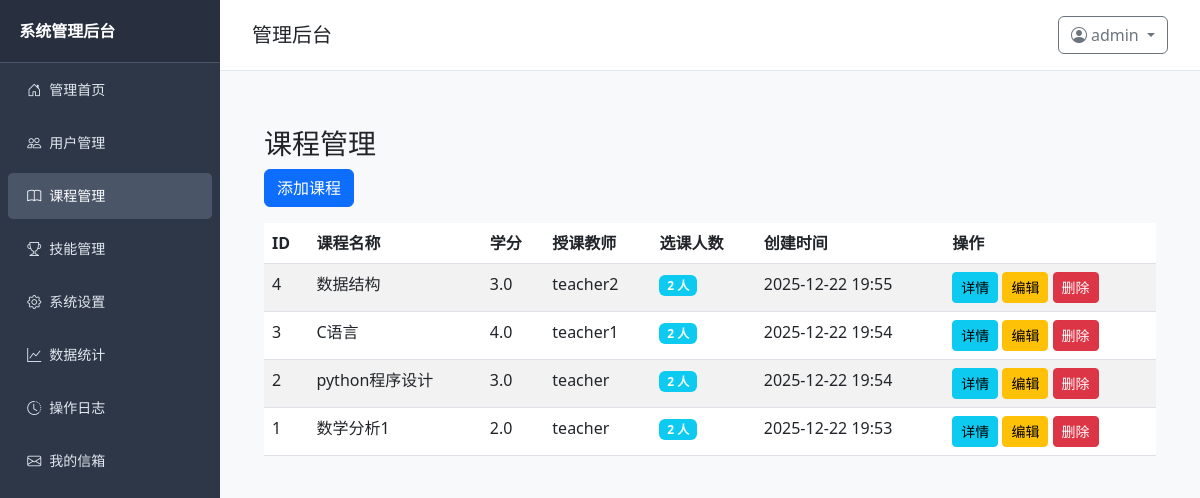
Page /admin/course_manage (signed in) on the committed database.
### models.py (models this page shows, shortened)
class User(UserMixin, db.Model):
    __tablename__ = 'user'
    id = db.Column(db.Integer, primary_key=True)
    username = db.Column(db.String(50), unique=True, nullable=False)
    role = db.Column(db.SmallInteger, default=0)  # 0=学生, 1=教师, 2=管理员
    create_time = db.Column(db.DateTime, default=datetime.now)
    password_hash = db.Column(db.String(128))
    teacher_info = db.relationship('Teacher', backref='user', uselist=False, lazy=True, cascade="all, delete-orphan")

class Course(db.Model):
    __tablename__ = 'course'
    id = db.Column(db.Integer, primary_key=True)
    name = db.Column(db.String(50), nullable=False)
    credit = db.Column(db.Float, nullable=False)
    description = db.Column(db.Text, nullable=True)
    teacher_id = db.Column(db.Integer, db.ForeignKey('user.id'))
    create_time = db.Column(db.DateTime, default=datetime.now)
    teacher = db.relationship('User', backref=db.backref('taught_courses', lazy=True), foreign_keys=[teacher_id])
    @property
    def students(self):
        return [e.student for e in self.enrollments]

### routes/admin.py (the view)
@admin_bp.route('/course_manage')
@login_required
def course_manage():
    if current_user.role != 2:
        flash('无管理员权限！', 'danger')
        return redirect(url_for('auth.dashboard'))
    courses = Course.query.order_by(Course.create_time.desc()).all()
    for course in courses:
        course.student_count = 0
        course.teacher_name = "未分配"
        if hasattr(course, 'students'):
            student_list = course.students.all() if hasattr(course.students, 'all') else course.students
            course.student_count = len(student_list)
        if hasattr(course, 'teacher') and course.teacher:
            course.teacher_name = course.teacher.username
    return render_template('admin/course_manage.html', courses=courses)

### app.py (called while the page is built)
@login_manager.user_loader
def load_user(user_id):
    return User.query.get(int(user_id))

### templates/admin/course_manage.html (shortened to what this page needs)
{% extends 'base.html' %}
{% block content %}
<div class="container mt-4">
  <h3>课程管理</h3>
  <a href="{{ url_for('admin.add_course') }}" class="btn btn-primary mb-3">添加课程</a>
  <table class="table table-striped">
    <thead>
      <tr>
        <th>ID</th>
        <th>课程名称</th>
        <th>学分</th>
        <th>授课教师</th>
        <th>选课人数</th>
        <th>创建时间</th>
        <th>操作</th>
      </tr>
    </thead>
    <tbody>
      {% for course in courses %}
      <tr>
        <td>{{ course.id }}</td>
        <td>{{ course.name }}</td>
        <td>{{ course.credit }}</td>
        <td>{{ course.teacher_name if course.teacher_name else '未分配' }}</td>
        <td><span class="badge bg-info">{{ course.student_count }} 人</span></td>
        <td>{{ course.create_time.strftime('%Y-%m-%d %H:%M') if course.create_time else '-' }}</td>
        <td>
          <a href="{{ url_for('admin.course_detail', course_id=course.id) }}" class="btn btn-sm btn-info">详情</a>
          <a href="{{ url_for('admin.edit_course', course_id=course.id) }}" class="btn btn-sm btn-warning">编辑</a>
          <button class="btn btn-sm btn-danger delete-btn" data-id="{{ course.id }}" data-name="{{ course.name }}">删除</button>
        </td>
      </tr>
      {% endfor %}
    </tbody>
  </table>
</div>
{% endblock %}

### templates/base.html (shortened to what this page needs)
<!DOCTYPE html>
<html lang="zh-CN">
<head>
    <link href="https://cdn.jsdelivr.net/npm/bootstrap@5.3.0/dist/css/bootstrap.min.css" rel="stylesheet">
    <link rel="stylesheet" href="https://cdn.jsdelivr.net/npm/bootstrap-icons@1.10.5/font/bootstrap-icons.min.css">
</head>
<body>
    {% if current_user.is_authenticated %}
        {% if current_user.role == 2 %}
        <div class="sidebar">
            <div class="sidebar-header">系统管理后台</div>
            <ul class="nav flex-column">
                <li class="nav-item">
                    <a class="nav-link {% if request.endpoint == 'admin.admin_index' %}active{% endif %}"
                        href="{{ url_for('admin.admin_index') }}">
                        <i class="bi bi-house-door me-2"></i>管理首页
                    </a>
                </li>
                <li class="nav-item">
                    <a class="nav-link {% if request.endpoint == 'admin.user_manage' %}active{% endif %}"
                        href="{{ url_for('admin.user_manage') }}">
                        <i class="bi bi-people me-2"></i>用户管理
                    </a>
                </li>
                <li class="nav-item">
                    <a class="nav-link {% if request.endpoint == 'admin.course_manage' %}active{% endif %}"
                        href="{{ url_for('admin.course_manage') }}">
                        <i class="bi bi-book me-2"></i>课程管理
                    </a>
                </li>
                <li class="nav-item">
                    <a class="nav-link {% if request.endpoint == 'admin.skill_manage' %}active{% endif %}"
                        href="{{ url_for('admin.skill_manage') }}">
                        <i class="bi bi-trophy me-2"></i>技能管理
                    </a>
                </li>
                <li class="nav-item">
                    <a class="nav-link {% if request.endpoint == 'admin.system_setting' %}active{% endif %}"
                        href="{{ url_for('admin.system_setting') }}">
                        <i class="bi bi-gear me-2"></i>系统设置
                    </a>
                </li>
                <li class="nav-item">
                    <a class="nav-link {% if request.endpoint == 'admin.data_analysis' %}active{% endif %}"
                        href="{{ url_for('admin.data_analysis') }}">
                        <i class="bi bi-graph-up me-2"></i>数据统计
                    </a>
                </li>
                <li class="nav-item">
                    <a class="nav-link {% if request.endpoint == 'admin.system_logs' %}active{% endif %}"
                        href="{{ url_for('admin.system_logs') }}">
                        <i class="bi bi-clock-history me-2"></i>操作日志
                    </a>
                </li>
                <li class="nav-item">
                    <a class="nav-link {% if request.endpoint == 'student.mailbox_index' %}active{% endif %}"
                        href="{{ url_for('student.mailbox_index') }}">
                        <i class="bi bi-envelope me-2"></i>我的信箱
                    </a>
                </li>
            </ul>
        </div>
        {% endif %}
    {% endif %}
    <div class="content-wrapper {% if not current_user.is_authenticated %}full-width{% endif %}">
        <div class="content-header">
            <h5 class="mb-0">
                {% block content_title %}
                    {% if not current_user.is_authenticated %}
                        系统登录
                    {% elif current_user.role == 0 %}
                        学生首页
                    {% elif current_user.role == 1 %}
                        教师首页
                    {% elif current_user.role == 2 %}
                        管理后台
                    {% endif %}
                {% endblock %}
            </h5>
            {% if current_user.is_authenticated %}
            <div class="user-dropdown dropdown">
                <button class="btn btn-outline-secondary dropdown-toggle" type="button" data-bs-toggle="dropdown" aria-expanded="false">
                    <i class="bi bi-person-circle me-1"></i>{{ current_user.username }}
                </button>
            </div>
            {% endif %}
        </div>
        <div class="content-body">
            {% block content %}{% endblock %}
        </div>
    </div>
</body>
</html>

### templates/base.html (style rules this page uses)
body { display: flex; min-height: 100vh; margin: 0; background-color: #f8f9fa; }
.sidebar { width: 220px; background-color: #2d3748; color: white; flex-shrink: 0; transition: all 0.3s ease; }
.sidebar .sidebar-header { padding: 1.2rem; font-weight: bold; font-size: 16px; border-bottom: 1px solid #4a5568; background-color: #283040; }
.sidebar .nav-link { color: #e2e8f0; padding: 0.8rem 1.2rem; border-radius: 0.3rem; margin: 0.2rem 0.5rem; font-size: 14px; }
.sidebar .nav-link:hover, .sidebar .nav-link.active { background-color: #4a5568; color: white; }
.content-wrapper { flex-grow: 1; overflow-y: auto; }
.content-header { padding: 1rem 2rem; background-color: white; border-bottom: 1px solid #e2e8f0; display: flex; justify-content: space-between; align-items: center; }
.content-body { padding: 2rem; }

### rows in the picture
User: username "admin"
Course: id "4", name "数据结构", credit "3.0", teacher_name "teacher2", student_count "2", create_time "2025-12-22 19:55"
Course: id "3", name "C语言", credit "4.0", teacher_name "teacher1", student_count "2", create_time "2025-12-22 19:54"
Course: id "2", name "python程序设计", credit "3.0", teacher_name "teacher", student_count "2", create_time "2025-12-22 19:54"
Course: id "1", name "数学分析1", credit "2.0", teacher_name "teacher", student_count "2", create_time "2025-12-22 19:53"
